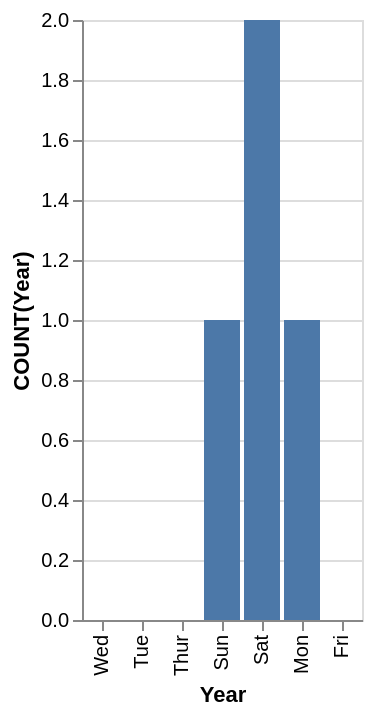

Write the Vega-Lite specification saved for this chart.
### Vega-Lite specification from a JSON file in a GitHub repository (floating-point values rounded to 4 significant figures)
{"data": {"values": [{"x_data": "Mon", "y_data": 1}, {"x_data": "Tue", "y_data": 0}, {"x_data": "Wed", "y_data": 0}, {"x_data": "Thur", "y_data": 0}, {"x_data": "Fri", "y_data": 0}, {"x_data": "Sat", "y_data": 2}, {"x_data": "Sun", "y_data": 1}]}, "mark": "bar", "encoding": {"x": {"field": "x_data", "type": "nominal", "title": "Year", "sort": "descending"}, "y": {"field": "y_data", "type": "quantitative", "title": "COUNT(Year)"}}}
